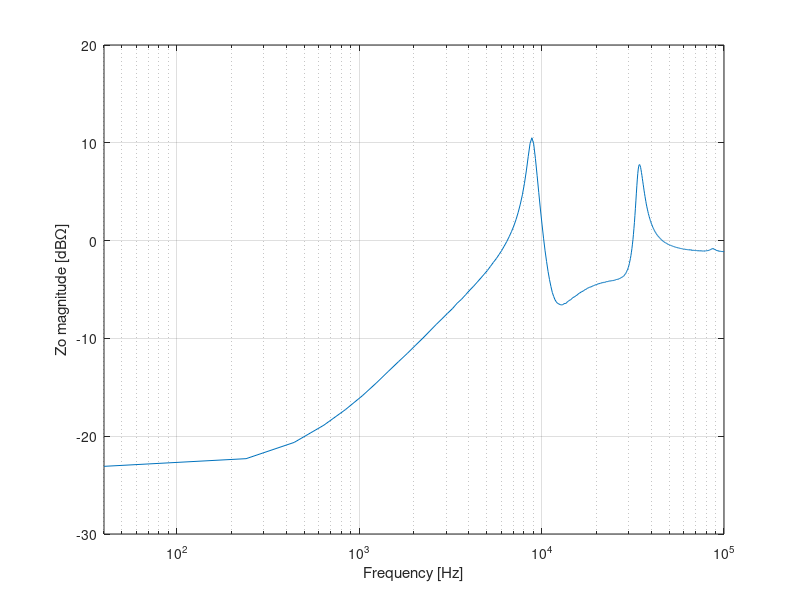

Source code (MATLAB): (Note: this script raises an error after producing the figure.)
%Plotting Zo
% unknown amplitude
% no bias

%% Mag and phase
%Reading values
fid=fopen('Zo3_mag.txt','r');
tt = textscan(fid,'%f %f %f');
fclose(fid);
mag_data = cell2mat(tt);
fid=fopen('Zo3_phase.txt','r');
tt = textscan(fid,'%f %f %f');
fclose(fid);
phase_data = cell2mat(tt);

flow = 40;
fhigh = 1*10^5;
semilogx(mag_data(:,1),20*log10(mag_data(:,2)))
grid on;
xlim([flow fhigh])
xlabel('Frequency [Hz]');
ylabel('Zo magnitude [dB\Omega]');
saveas(gcf,'Zo','epsc')
%% ignore below
yyaxis right;
plot(phase_data(:,1)*10^(-6),phase_data(:,2))
ylabel('Zo phase [degrees]');

